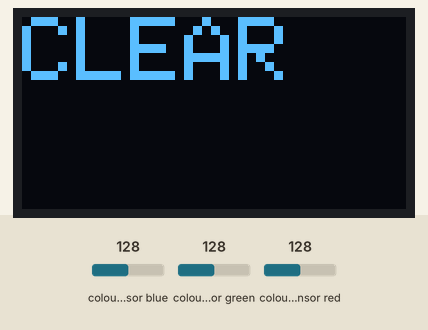
Simulated run of this sketch. Board: Arduino Uno, built with avr-gcc and run on an emulated ATmega328P. On the bench: 128×64 one-colour display. The test bench sets the inputs (shaded band); at power-on: colour sensor blue 128, colour sensor green 128, colour sensor red 128. What the sketch prints to the serial monitor is not drawn.

Above: at 0.7 s.

The sketch:

ColorSensor.ino
```cpp
#include <Wire.h>
#include <Adafruit_GFX.h>
#include <Adafruit_SSD1306.h>

#define SCREEN_WIDTH 128
#define SCREEN_HEIGHT 64

#define SCREEN_ADDRESS 0x3C // LCD I2C Address


Adafruit_SSD1306 display(SCREEN_WIDTH, SCREEN_HEIGHT, &Wire, -1);

#include "Adafruit_APDS9960.h"
Adafruit_APDS9960 apds;

void setup() {
  Serial.begin(115200);

  if(!apds.begin()){
    Serial.println("failed to initialize device! Please check your wiring.");
  }
  else Serial.println("Device initialized!");

  //enable color sensign mode
  apds.enableColor(true);

  if (!display.begin(SSD1306_SWITCHCAPVCC, SCREEN_ADDRESS)) {
    Serial.println(F("SSD1306 allocation failed"));
    for (;;);
}
  lcdsetup();
}

void loop() {
  //create some variables to store the color data in
  uint16_t r, g, b, c;

  //wait for color data to be ready
  while(!apds.colorDataReady()){
    delay(5);
  }

  //get the data and print the different channels
  apds.getColorData(&r, &g, &b, &c);
  Serial.print("red: ");
  Serial.print(r);

  Serial.print(" green: ");
  Serial.print(g);

  Serial.print(" blue: ");
  Serial.print(b);

  Serial.print(" clear: ");
  Serial.println(c);
  Serial.println();

  delay(500);

    if (r > g && r > b && r >= c) {
      display.clearDisplay();
      display.setCursor(0, 0);
      display.print("RED");
    }
    else if (g > r && g > b && g >= c){
      display.clearDisplay();
      display.setCursor(0, 0);
      display.print("GREEN");
    }
    else if (b > r && b > g && b >= c){
      display.clearDisplay();
      display.setCursor(0, 0);
      display.print("BLUE");
    }
    else if (c > r && c > g && c >= b){
      display.clearDisplay();
      display.setCursor(0, 0);
      display.print("CLEAR");
    }
       display.display();
  }

 void lcdsetup(){
  display.clearDisplay();
  display.setTextSize(3);
  display.setTextColor(WHITE);
  display.setCursor(0, 0);
 }
```
